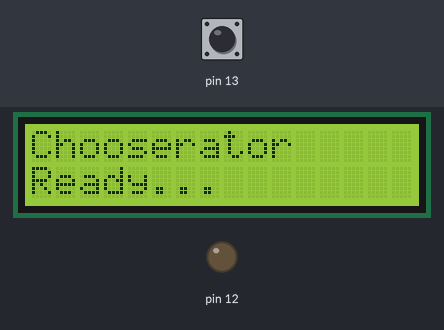
Bench run of a sketch on a simulated Arduino Uno, built with avr-gcc and run on an emulated ATmega328P. Parts: 16×2 character LCD, output pins drawn as LEDs (lit = HIGH). Inputs (shaded band) come from the test bench; at power-on: pin 13 HIGH. Random numbers use the default seed unless the sketch sets one.

Above: at 3.2 s.
3.3 s: pin 13 pulled LOW for 0.15 s
At 4.97 s:
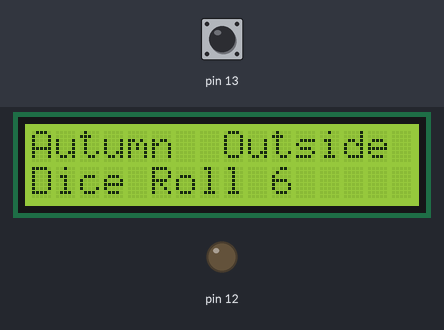
5.1 s: pin 13 pulled LOW for 1 s
At 7.9 s:
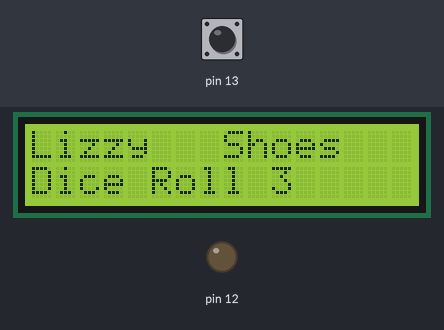
8.2 s: pin 13 pulled LOW for 0.15 s
At 10.4 s:
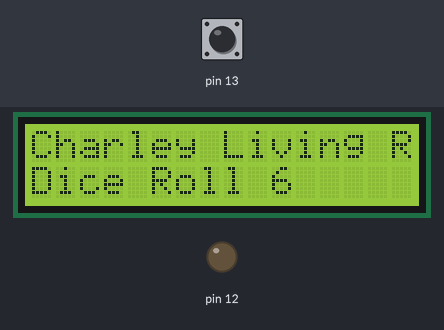
11.3 s: pin 13 pulled LOW for 3.2 s
At 14.9 s:
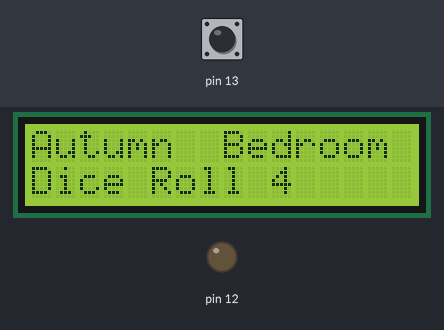
16.1 s: pin 13 pulled LOW for 0.15 s
At 18.8 s:
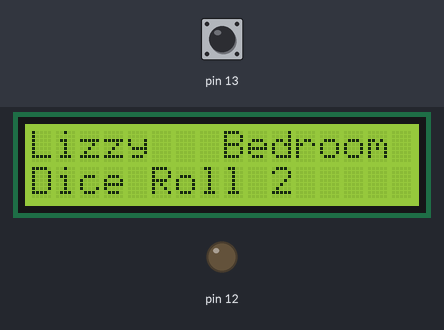
19.2 s: pin 13 pulled LOW for 1 s
At 21.1 s:
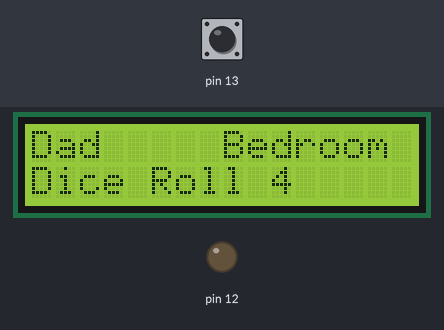

Measured:
- after the input at 3.3 s, the display: first changes at once (image 1 shows a later state)
- after the input at 5.1 s, the display: first changes at once (image 2 shows a later state)
- after the input at 8.2 s, the display: first changes at once (image 3 shows a later state)
- after the input at 11.3 s, the display: first changes at once (image 4 shows a later state)
- after the input at 16.1 s, the display: first changes at once (image 5 shows a later state)

The sketch:

Random_Choice_Button.ino
```cpp
#include <LiquidCrystal.h>

//LCD pin to Arduino
const int pin_RS = 8;
const int pin_EN = 9;
const int pin_d4 = 4;
const int pin_d5 = 5;
const int pin_d6 = 6;
const int pin_d7 = 7;

const int pin_BL = 10;

LiquidCrystal lcd( pin_RS,  pin_EN,  pin_d4,  pin_d5,  pin_d6,  pin_d7);

long randNumber;

char player;

String displayText;

int button;

int nameCounter;
int numberOfCycles = 3;
int delayLength = 100;

int waitCycles = 15000;
int waitCounter;

void setup() {

  pinMode(13, INPUT_PULLUP);
  pinMode(12, OUTPUT);
  digitalWrite(12, LOW);

  lcd.begin(16, 2);

  lcd.setCursor(0,0);
  lcd.print("Chooserator");
  lcd.setCursor(0,1);
  lcd.print("Initialising...");
  delay(1000);
  lcd.setCursor(0,0);
  lcd.clear();
  lcd.print("Chooserator");
  lcd.setCursor(0,1);
  lcd.print("Ready...");
  delay(1000);


}

void loop() {

  button = digitalRead(13);
  if (button == 0) {
    lcd.clear();
    lcd.setCursor(0,0);
    //make a fancy display like it's thinking
    nameCycle();
    lcd.clear();

    //Randomly select a name & display
    lcd.setCursor(0,0);
    randNumber = random(1, 6);
    if (randNumber == 1) {
    lcd.print ("Dad");
    }
    else if (randNumber == 2) {
      lcd.print ("Mum");
    }
    else if (randNumber == 3) {
      lcd.print ("Autumn");
    }
    else if (randNumber == 4) {
      lcd.print ("Lizzy");
    }
    else if (randNumber == 5) {
      lcd.print ("Charley");
    }
    else {
      lcd.print ("What the hell is going on!");
    }

    //Randomly select a chore & display adjacent
    lcd.setCursor(8,0);
    randNumber = random(1, 6);
    if (randNumber == 1) {
    lcd.print ("Shoes");
    }
    else if (randNumber == 2) {
      lcd.print ("Kitchen");
    }
    else if (randNumber == 3) {
      lcd.print ("Bedroom");
    }
    else if (randNumber == 4) {
      lcd.print ("Living Rm");
    }
    else if (randNumber == 5) {
      lcd.print ("Outside");
    }
    else {
      lcd.print ("What the hell is going on!");
    }

  //Roll a dice and say the number
  lcd.setCursor(0,1);
  randNumber = random(1, 7);
  displayText = "Dice Roll " + String(randNumber);
  lcd.print (displayText);

  waitCounter = 0;
  while (waitCounter <= waitCycles) {
    if (digitalRead(13) == 0) {
      break;
    }
    else {
      waitCounter += 1;
      delay (1);
    }
  }

  //Reset back to the start
  lcd.setCursor(0,0);
  lcd.clear();
  lcd.print("Chooserator");
  lcd.setCursor(0,1);
  lcd.print("Ready...");
  }
  else {
    return 0;
  }

  delay(100);

//  // print a random number from 1 to 5

//  delay(3000);
}

void nameCycle() {
  nameCounter = 0;
  lcd.setCursor(0,0);
  while (nameCounter != numberOfCycles) {
    lcd.clear();
    lcd.setCursor(0,0);
    lcd.print("Dad");
    delay(delayLength);
    lcd.clear();
    lcd.setCursor(0,0);
    lcd.print("Mum");
    delay(delayLength);
    lcd.clear();
    lcd.setCursor(0,0);
    lcd.print("Autumn");
    delay(delayLength);
    lcd.clear();
    lcd.setCursor(0,0);
    lcd.print("Lizzy");
    delay(delayLength);
    lcd.clear();
    lcd.setCursor(0,0);
    lcd.print("Charley");
    delay(delayLength);
    nameCounter += 1;
}
}
```
